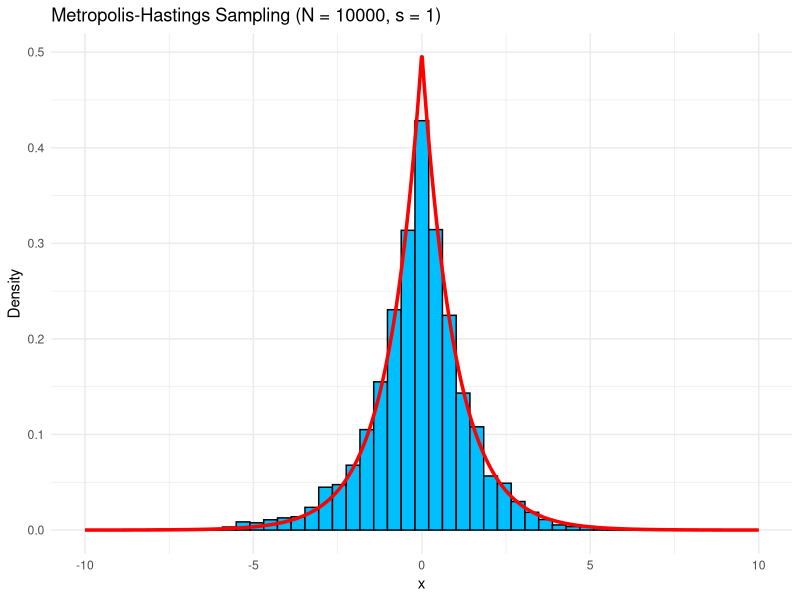
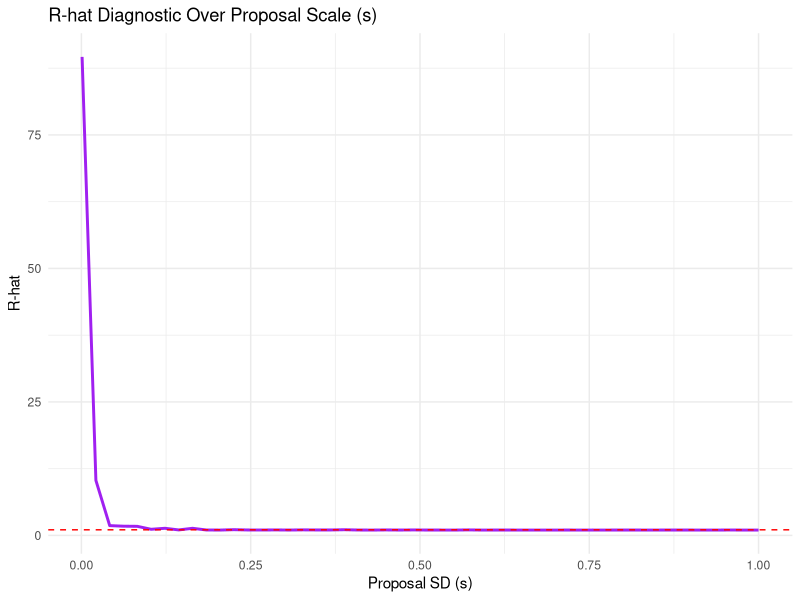

The R source for these figures, in order:
## ---- chunk 1
# Load necessary libraries
library(ggplot2)
library(dplyr)
## ---- chunk 2
# Define target density function
f <- function(x) {
  0.5 * exp(-abs(x))
}

# Log of target density for numerical stability
log_f <- function(x) {
  -abs(x) - log(2)
}

# Metropolis-Hastings algorithm
metropolis_hastings <- function(N = 10000, s = 1, x0 = 0) {
  samples <- numeric(N)
  samples[1] <- x0
  
  for (i in 2:N) {
    x_star <- rnorm(1, mean = samples[i - 1], sd = s)
    log_r <- log_f(x_star) - log_f(samples[i - 1])
    if (log(runif(1)) < log_r) {
      samples[i] <- x_star
    } else {
      samples[i] <- samples[i - 1]
    }
  }
  return(samples)
}

# Run the sampler
set.seed(123)
samples <- metropolis_hastings()

# Sample statistics
sample_mean <- mean(samples)
sample_sd <- sd(samples)
cat("Sample Mean:", sample_mean, "\n")
cat("Sample Standard Deviation:", sample_sd, "\n")
## ---- chunk 3
# Plot histogram with target density
x_vals <- seq(-10, 10, length.out = 1000)
f_x <- f(x_vals)
f_df <- data.frame(x = x_vals, y = f_x)

hist_data <- data.frame(samples = samples)

ggplot(hist_data, aes(x = samples)) +
  geom_histogram(aes(y = ..density..), bins = 50, fill = "deepskyblue", color = "black") +
  geom_line(data = f_df, aes(x = x, y = y), color = "red", size = 1.2) +
  labs(title = "Metropolis-Hastings Sampling (N = 10000, s = 1)", x = "x", y = "Density") +
  theme_minimal() +

  labs(title = "Metropolis-Hastings Sampling (N = 10000, s = 1)",
       x = "x", y = "Density") +
  theme_minimal()
## ---- chunk 4
calculate_r_hat <- function(chains) {
  J <- length(chains)
  N <- length(chains[[1]])
  
  M_j <- sapply(chains, mean)
  V_j <- sapply(chains, var)
  
  W <- mean(V_j)
  M <- mean(M_j)
  B <- var(M_j)
  
  R_hat <- sqrt((B + W) / W)
  return(R_hat)
}

# Run chains with varying proposal scale
set.seed(123)
N <- 2000
s_values <- seq(0.001, 1, length.out = 50)
J <- 4
r_hat_values <- numeric(length(s_values))

for (i in seq_along(s_values)) {
  s <- s_values[i]
  chains <- lapply(1:J, function(j) {
    x0 <- runif(1, -5, 5)
    metropolis_hastings(N, s, x0)
  })
  r_hat_values[i] <- calculate_r_hat(chains)
}

rhat_df <- data.frame(s = s_values, R_hat = r_hat_values)
## ---- chunk 5
# Plot R-hat values
ggplot(rhat_df, aes(x = s, y = R_hat)) +
  geom_line(color = "purple", size = 1) +
  geom_hline(yintercept = 1.05, color = "red", linetype = "dashed") +
  labs(title = "R-hat Diagnostic Over Proposal Scale (s)",
       x = "Proposal SD (s)", y = "R-hat") +
  theme_minimal()
